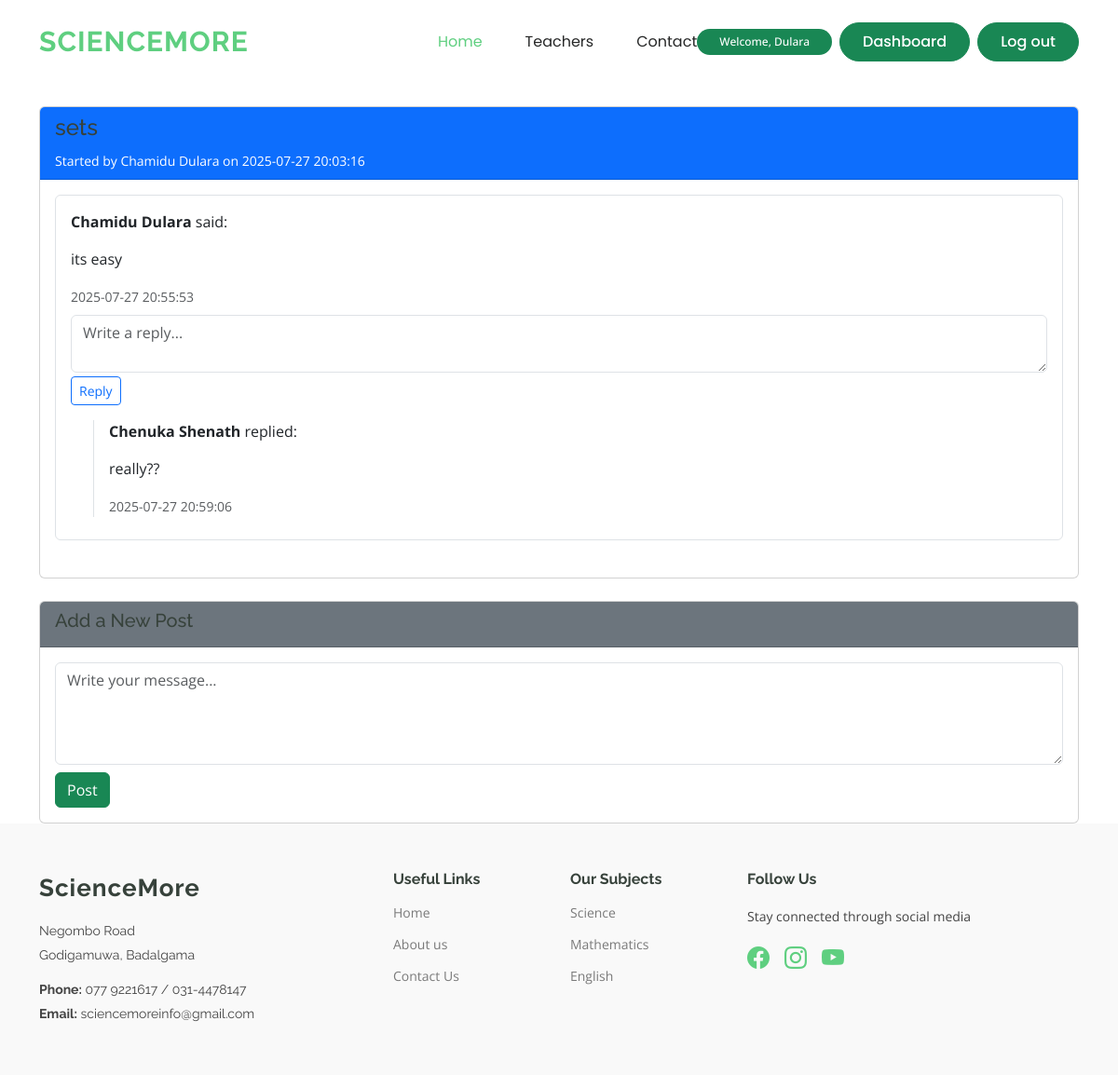
The page /web/forum/view_topic.php?id=5 (signed in) on the database its author committed.
### tables this page shows
CREATE TABLE `forum_topics` (
  `id` int(11) NOT NULL,
  `title` varchar(255) NOT NULL,
  `class_id` int(11) DEFAULT NULL,
  `created_by` int(11) DEFAULT NULL,
  `created_at` datetime DEFAULT current_timestamp()
);

CREATE TABLE `users` (
  `Id` int(11) NOT NULL,
  `FirstName` varchar(255) NOT NULL,
  `LastName` varchar(255) NOT NULL,
  `NIC_No` varchar(12) NOT NULL,
  `Gender` varchar(255) NOT NULL,
  `Address` text NOT NULL,
  `City` varchar(255) NOT NULL,
  `Email` varchar(255) NOT NULL,
  `Primary_Contact` int(12) NOT NULL,
  `Secondary_Contact` int(12) NOT NULL,
  `user_role` varchar(50) NOT NULL,
  `Password` varchar(255) NOT NULL,
  `Profile_Picture` varchar(255) NOT NULL
);

CREATE TABLE `forum_posts` (
  `id` int(11) NOT NULL,
  `topic_id` int(11) NOT NULL,
  `user_id` int(11) NOT NULL,
  `message` text NOT NULL,
  `parent_post_id` int(11) DEFAULT NULL,
  `created_at` datetime DEFAULT current_timestamp()
);

### web/forum/view_topic.php (the view, shortened to what this page needs)
<?php
$db = dbConn();
extract($_GET);
$topic_id = $id;
$sql = "SELECT T.*, U.FirstName, U.LastName
        FROM forum_topics T
        INNER JOIN users U ON U.Id = T.created_by
        WHERE T.id = $topic_id";
$topic = $db->query($sql)->fetch_assoc();
$sql = "SELECT P.*, U.FirstName, U.LastName
        FROM forum_posts P
        INNER JOIN users U ON U.Id = P.user_id
        WHERE P.topic_id = $topic_id AND P.parent_post_id = 0
        ORDER BY P.created_at ASC";
$posts = $db->query($sql);
?>
<div class="container mt-4">
    <div class="card">
        <div class="card-header bg-primary text-white">
            <h4><?= htmlspecialchars($topic['title']) ?></h4>
            <small>Started by <?= $topic['FirstName'] . ' ' . $topic['LastName'] ?> on <?= $topic['created_at'] ?></small>
        </div>
        <div class="card-body">
            <?php if ($posts->num_rows > 0) { ?>
                <?php while ($post = $posts->fetch_assoc()) { ?>
                    <div class="mb-4 border rounded p-3">
                        <p><strong><?= $post['FirstName'] . ' ' . $post['LastName'] ?></strong> said:</p>
                        <p><?= nl2br(htmlspecialchars($post['message'])) ?></p>
                        <small class="text-muted"><?= $post['created_at'] ?></small>
                        <form method="post" action="post_reply.php" class="mt-2">
                            <textarea name="message" rows="2" class="form-control" placeholder="Write a reply..." required></textarea>
                            <button type="submit" class="btn btn-sm btn-outline-primary mt-1">Reply</button>
                        </form>
                        <?php
                        $post_id = $post['id'];
                        $replies = $db->query("SELECT R.*, U.FirstName, U.LastName
                                               FROM forum_posts R
                                               INNER JOIN users U ON U.Id = R.user_id
                                               WHERE R.parent_post_id = $post_id
                                               ORDER BY R.created_at ASC");
                        if ($replies->num_rows > 0) {
                            echo '<div class="mt-3 ms-4">';
                            while ($reply = $replies->fetch_assoc()) {
                                ?>
                                <div class="border-start ps-3 mb-2">
                                    <p><strong><?= $reply['FirstName'] . ' ' . $reply['LastName'] ?></strong> replied:</p>
                                    <p><?= nl2br(htmlspecialchars($reply['message'])) ?></p>
                                    <small class="text-muted"><?= $reply['created_at'] ?></small>
                                </div>
                                <?php
                            }
                            echo '</div>';
                        }
                        ?>
                    </div>
                <?php } ?>
            <?php } else { ?>
                <p>No posts yet. Be the first to comment!</p>
            <?php } ?>
        </div>
    </div>
    <div class="card mt-4">
        <div class="card-header bg-secondary text-white">
            <h5>Add a New Post</h5>
        </div>
        <div class="card-body">
            <form method="post" action="post_reply.php">
                <textarea name="message" rows="4" class="form-control" placeholder="Write your message..." required></textarea>
                <button type="submit" class="btn btn-success mt-2">Post</button>
            </form>
        </div>
    </div>
</div>
<?php
include '../layouts.php';
?>

### web/css/main.css (style rules this page uses)
:root { --default-font: "Open Sans", system-ui, -apple-system, "Segoe UI", Roboto, "Helvetica Neue", Arial, "Noto Sans", "Liberation Sans", sans-serif, "Apple Color Emoji", "Segoe UI Emoji", "Segoe UI Symbol", "Noto Color Emoji"; --heading-font: "Raleway", sans-serif; --nav-font: "Poppins", sans-serif; }
:root { --background-color: #ffffff; --default-color: #444444; --heading-color: #37423b; --accent-color: #5fcf80; --surface-color: #ffffff; --contrast-color: #ffffff; }
:root { --nav-color: #272828; --nav-hover-color: #5fcf80; --nav-mobile-background-color: #ffffff; --nav-dropdown-background-color: #ffffff; --nav-dropdown-color: #272828; --nav-dropdown-hover-color: #5fcf80; }
:root { scroll-behavior: smooth; }
body { color: var(--default-color); background-color: var(--background-color); font-family: var(--default-font); }
h1, h2, h3, h4, h5, h6 { color: var(--heading-color); font-family: var(--heading-font); }

### rows shown on the page
forum_topics: title "sets", users.FirstName "Chamidu", users.LastName "Dulara", created_at "2025-07-27 20:03:16"
forum_posts: user.FirstName "Chamidu", user.LastName "Dulara", message "its easy", created_at "2025-07-27 20:55:53"
forum_posts: user.FirstName "Chenuka", user.LastName "Shenath", message "really??", created_at "2025-07-27 20:59:06"

### other values the page prints
$_SESSION['NAME'] "Dulara"
